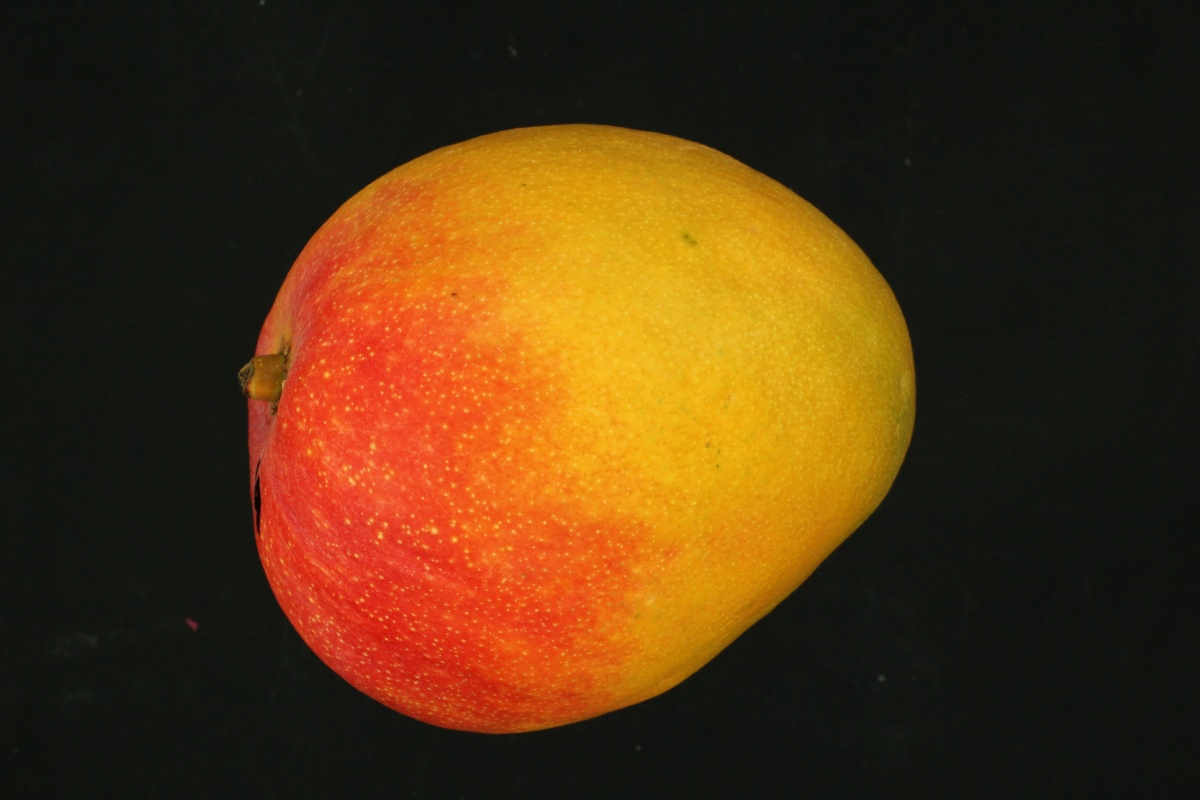
%> input picture Food calorie project/Mango 4.JPG, 1200 x 800 px
$ octave Main-1.m   (GNU Octave 9; MATLAB toolbox functions it lacks are replaced by stand-ins)
%> lines starting %> are read from the running program, lines starting %| are printed output that depends on the picture
clc
clear all
close all
warning off

[filename, pathname] = uigetfile( {'*.jpg','jpg Image (*.jpg)'; ...
   '*.*',  'All Files (*.*)'}, ...
   'Read a file');
%> the answer given: Mango 4.JPG
in_img = [pathname filename]; %
aa=imread(in_img);
%> aa is the input picture: size 800x1200x3 uint8; mean R, G, B 83.5, 52.1, 18.2
figure;
imshow(aa);
    [m,n,x]=size(aa);
%> m = 800; n = 1200; x = 3
    if x==3
    res_img = rgb2gray(imresize(aa,[100 100]));
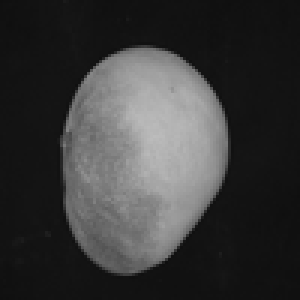
%> res_img: size 100x100 uint8 (shown 3 times larger); min 15, max 188, mean 57.6
    else
    res_img = (imresize(aa,[100 100]));
    end
    figure;
imshow(res_img);
[r c]=size(res_img);
%> r = 100; c = 100
             b=zeros(r,c);
            hp_fil=[-1 2 -1;0 0 0;1 -2 1];
            b=imfilter(res_img,hp_fil);
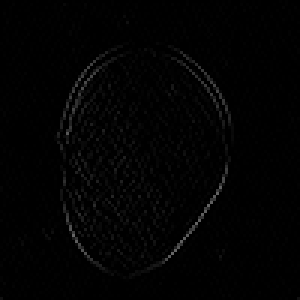
%> b: size 100x100 uint8 (shown 3 times larger); min 0, max 101, mean 2.6
            figure;
            subplot(121)
            imshow(b);
            title('Noise coeff data');


            c=b+res_img+25;
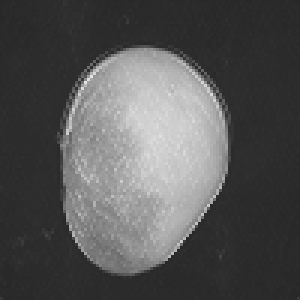
%> c: size 100x100 uint8 (shown 3 times larger); min 40, max 228, mean 85.2
                medfilt2(c);
               subplot(122)
                imshow(c);
            title('Filterd');
X = double(res_img);
 K    = 8;
%> (the run ends here)
